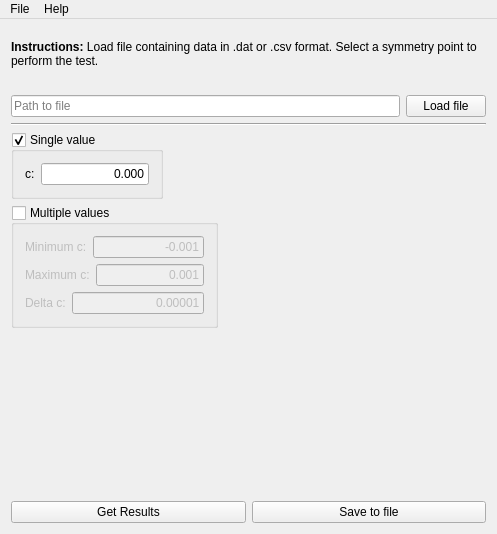
<?xml version="1.0" encoding="UTF-8"?>
<ui version="4.0">
 <class>MainWindow</class>
 <widget class="QMainWindow" name="MainWindow">
  <property name="geometry">
   <rect>
    <x>0</x>
    <y>0</y>
    <width>497</width>
    <height>534</height>
   </rect>
  </property>
  <property name="minimumSize">
   <size>
    <width>497</width>
    <height>534</height>
   </size>
  </property>
  <property name="maximumSize">
   <size>
    <width>497</width>
    <height>534</height>
   </size>
  </property>
  <property name="windowTitle">
   <string>Tn Symmetry Statistic</string>
  </property>
  <property name="toolButtonStyle">
   <enum>Qt::ToolButtonIconOnly</enum>
  </property>
  <property name="unifiedTitleAndToolBarOnMac">
   <bool>false</bool>
  </property>
  <widget class="QWidget" name="centralWidget">
   <layout class="QVBoxLayout" name="verticalLayout_2">
    <property name="topMargin">
     <number>0</number>
    </property>
    <item>
     <layout class="QVBoxLayout" name="parentLayout">
      <item>
       <layout class="QVBoxLayout" name="mainLayout">
        <item>
         <widget class="QLabel" name="instructionsLabel">
          <property name="sizePolicy">
           <sizepolicy hsizetype="Preferred" vsizetype="Fixed">
            <horstretch>0</horstretch>
            <verstretch>0</verstretch>
           </sizepolicy>
          </property>
          <property name="frameShape">
           <enum>QFrame::NoFrame</enum>
          </property>
          <property name="lineWidth">
           <number>1</number>
          </property>
          <property name="text">
           <string>&lt;html&gt;&lt;head/&gt;&lt;body&gt;&lt;p&gt;&lt;img src=&quot;:/img/logo&quot;/&gt;&lt;/p&gt;&lt;p&gt;&lt;span style=&quot; font-weight:600;&quot;&gt;Instructions:&lt;/span&gt; Load file containing data in .dat or .csv format. Select a symmetry point to perform the test.&lt;/p&gt;&lt;/body&gt;&lt;/html&gt;</string>
          </property>
          <property name="textFormat">
           <enum>Qt::RichText</enum>
          </property>
          <property name="wordWrap">
           <bool>true</bool>
          </property>
         </widget>
        </item>
        <item>
         <layout class="QHBoxLayout" name="fileLayout">
          <item>
           <widget class="QLineEdit" name="fileEdit">
            <property name="inputMask">
             <string/>
            </property>
            <property name="text">
             <string/>
            </property>
            <property name="placeholderText">
             <string>Path to file</string>
            </property>
           </widget>
          </item>
          <item>
           <widget class="QPushButton" name="fileButton">
            <property name="toolTip">
             <string>Load file in .dat format (data aligned in columns) or .csv format (data separated by commas).</string>
            </property>
            <property name="text">
             <string>Load file</string>
            </property>
           </widget>
          </item>
         </layout>
        </item>
        <item>
         <widget class="Line" name="line">
          <property name="orientation">
           <enum>Qt::Horizontal</enum>
          </property>
         </widget>
        </item>
        <item>
         <layout class="QFormLayout" name="valuesLayout">
          <item row="0" column="0">
           <widget class="QGroupBox" name="singlevalueBox">
            <property name="toolTip">
             <string>Test symmetry using a single value of c.</string>
            </property>
            <property name="title">
             <string>Single value</string>
            </property>
            <property name="flat">
             <bool>false</bool>
            </property>
            <property name="checkable">
             <bool>true</bool>
            </property>
            <property name="checked">
             <bool>true</bool>
            </property>
            <layout class="QFormLayout" name="formLayout_2">
             <item row="1" column="0">
              <layout class="QHBoxLayout" name="cLayout">
               <item>
                <widget class="QLabel" name="label">
                 <property name="text">
                  <string>c:</string>
                 </property>
                 <property name="alignment">
                  <set>Qt::AlignLeading|Qt::AlignLeft|Qt::AlignVCenter</set>
                 </property>
                </widget>
               </item>
               <item>
                <widget class="QLineEdit" name="cvalueEdit">
                 <property name="toolTip">
                  <string>Point of simmetry.</string>
                 </property>
                 <property name="text">
                  <string>0.000</string>
                 </property>
                 <property name="alignment">
                  <set>Qt::AlignRight|Qt::AlignTrailing|Qt::AlignVCenter</set>
                 </property>
                </widget>
               </item>
              </layout>
             </item>
            </layout>
           </widget>
          </item>
          <item row="1" column="0">
           <widget class="QGroupBox" name="multiplevaluesBox">
            <property name="mouseTracking">
             <bool>false</bool>
            </property>
            <property name="toolTip">
             <string>Compute the value of Tn for a given interval.</string>
            </property>
            <property name="title">
             <string>Multiple values</string>
            </property>
            <property name="flat">
             <bool>false</bool>
            </property>
            <property name="checkable">
             <bool>true</bool>
            </property>
            <property name="checked">
             <bool>false</bool>
            </property>
            <layout class="QFormLayout" name="formLayout">
             <item row="0" column="0">
              <layout class="QVBoxLayout" name="multcBox">
               <item>
                <layout class="QHBoxLayout" name="minclayout">
                 <item>
                  <widget class="QLabel" name="mincLabel">
                   <property name="text">
                    <string>Minimum c:</string>
                   </property>
                  </widget>
                 </item>
                 <item>
                  <widget class="QLineEdit" name="minimumcEdit">
                   <property name="toolTip">
                    <string>Minimum value of symmetry to test.</string>
                   </property>
                   <property name="text">
                    <string>-0.001</string>
                   </property>
                   <property name="alignment">
                    <set>Qt::AlignRight|Qt::AlignTrailing|Qt::AlignVCenter</set>
                   </property>
                  </widget>
                 </item>
                </layout>
               </item>
               <item>
                <layout class="QHBoxLayout" name="maxcLayout">
                 <item>
                  <widget class="QLabel" name="maxcLabel">
                   <property name="text">
                    <string>Maximum c:</string>
                   </property>
                  </widget>
                 </item>
                 <item>
                  <widget class="QLineEdit" name="maximumcEdit">
                   <property name="toolTip">
                    <string>Maximum value of symmetry to test.</string>
                   </property>
                   <property name="text">
                    <string>0.001</string>
                   </property>
                   <property name="alignment">
                    <set>Qt::AlignRight|Qt::AlignTrailing|Qt::AlignVCenter</set>
                   </property>
                  </widget>
                 </item>
                </layout>
               </item>
               <item>
                <layout class="QHBoxLayout" name="deltacLayout">
                 <item>
                  <widget class="QLabel" name="deltacLabel">
                   <property name="text">
                    <string>Delta c:</string>
                   </property>
                  </widget>
                 </item>
                 <item>
                  <widget class="QLineEdit" name="deltacEdit">
                   <property name="toolTip">
                    <string>Step interval for the symmetry values.</string>
                   </property>
                   <property name="text">
                    <string>0.00001</string>
                   </property>
                   <property name="alignment">
                    <set>Qt::AlignRight|Qt::AlignTrailing|Qt::AlignVCenter</set>
                   </property>
                  </widget>
                 </item>
                </layout>
               </item>
              </layout>
             </item>
            </layout>
           </widget>
          </item>
         </layout>
        </item>
       </layout>
      </item>
      <item>
       <layout class="QHBoxLayout" name="plotsaveLayout">
        <item>
         <widget class="QPushButton" name="resultsButton">
          <property name="text">
           <string>Get Results</string>
          </property>
         </widget>
        </item>
        <item>
         <widget class="QPushButton" name="saveButton">
          <property name="text">
           <string>Save to file</string>
          </property>
         </widget>
        </item>
       </layout>
      </item>
     </layout>
    </item>
   </layout>
  </widget>
  <widget class="QMenuBar" name="menuBar">
   <property name="geometry">
    <rect>
     <x>0</x>
     <y>0</y>
     <width>497</width>
     <height>26</height>
    </rect>
   </property>
   <widget class="QMenu" name="menuHelp">
    <property name="title">
     <string>Help</string>
    </property>
    <addaction name="actionAbout"/>
   </widget>
   <widget class="QMenu" name="menuFile">
    <property name="title">
     <string>File</string>
    </property>
    <addaction name="actionClose"/>
   </widget>
   <addaction name="menuFile"/>
   <addaction name="menuHelp"/>
  </widget>
  <action name="actionAbout">
   <property name="text">
    <string>About</string>
   </property>
  </action>
  <action name="actionClose">
   <property name="text">
    <string>Quit</string>
   </property>
  </action>
 </widget>
 <layoutdefault spacing="6" margin="11"/>
 <tabstops>
  <tabstop>fileEdit</tabstop>
  <tabstop>cvalueEdit</tabstop>
  <tabstop>minimumcEdit</tabstop>
  <tabstop>maximumcEdit</tabstop>
  <tabstop>deltacEdit</tabstop>
  <tabstop>resultsButton</tabstop>
  <tabstop>fileButton</tabstop>
  <tabstop>singlevalueBox</tabstop>
  <tabstop>multiplevaluesBox</tabstop>
  <tabstop>saveButton</tabstop>
 </tabstops>
 <resources/>
 <connections/>
</ui>
